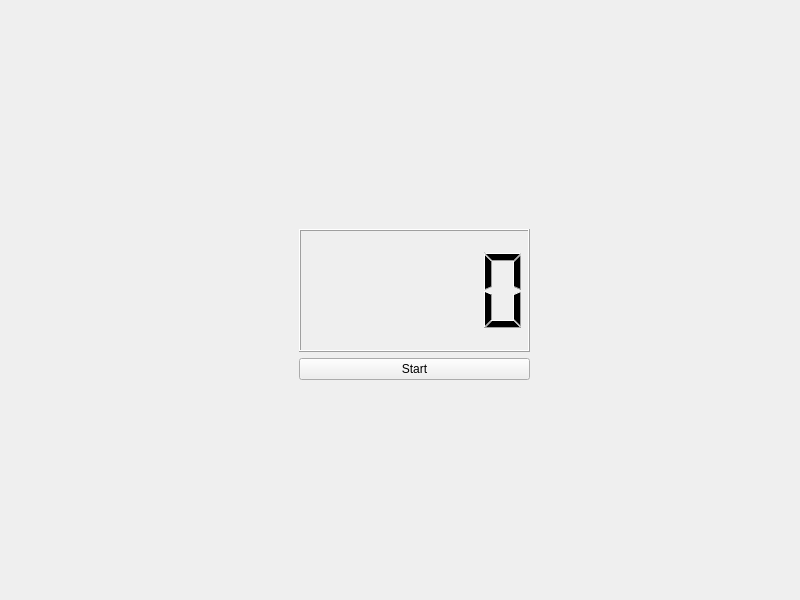
<?xml version="1.0" encoding="UTF-8"?>
<ui version="4.0">
 <class>Widget</class>
 <widget class="QWidget" name="Widget">
  <property name="geometry">
   <rect>
    <x>0</x>
    <y>0</y>
    <width>800</width>
    <height>600</height>
   </rect>
  </property>
  <property name="windowTitle">
   <string>Widget</string>
  </property>
  <widget class="QWidget" name="gridLayoutWidget">
   <property name="geometry">
    <rect>
     <x>299</x>
     <y>229</y>
     <width>231</width>
     <height>151</height>
    </rect>
   </property>
   <layout class="QGridLayout" name="gridLayout">
    <item row="0" column="0">
     <widget class="QLCDNumber" name="lcdTimeElapsed"/>
    </item>
    <item row="1" column="0">
     <widget class="QPushButton" name="startButton">
      <property name="text">
       <string>Start</string>
      </property>
     </widget>
    </item>
   </layout>
  </widget>
 </widget>
 <resources/>
 <connections/>
</ui>
